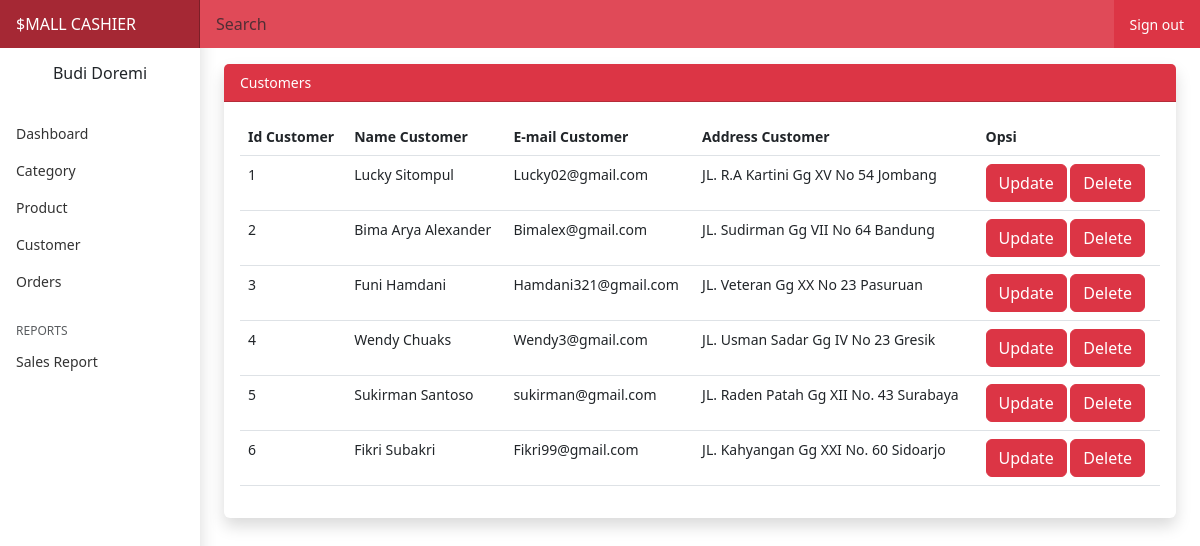
Screenshot of /warehouse/index.php?page=customer (signed in) with the database file from the repository.
### tables this page shows
CREATE TABLE `customer` (
  `id_customer` int NOT NULL,
  `name_customer` varchar(100) NOT NULL,
  `email_customer` varchar(100) NOT NULL,
  `address_-customer` varchar(100) NOT NULL
);

### warehouse/customer.php (the view)
<div class="my-3 card border-0 shadow">
    <div class="card-header bg-danger text-white">Customers</div>
    <div class="card-body">
        <table class="table">
            <thead>
                <tr>
                    <th>Id Customer</th>
                    <th>Name Customer</th>
                    <th>E-mail Customer</th>
                    <th>Address Customer</th>
                    <th>Opsi</th>
                </tr>
            </thead>
            <?php
            $query = "SELECT * FROM customer";
            $result = mysqli_query($conn, $query);
            ?>
            <?php while ($data = mysqli_fetch_array($result)) : ?>
                <tbody>
                    <tr>
                        <td>
                            <?php echo $data['id_customer']; ?>
                        </td>
                        <td>
                            <?php echo $data['name_customer']; ?>
                        </td>
                        <td>
                            <?php echo $data['email_customer']; ?>
                        </td>
                        <td>
                            <?php echo $data['address_-customer']; ?>
                        </td>
                        <td>
                            <a href="#" class="btn btn-danger">Update</a>
                            <a href="#" class="btn btn-danger">Delete</a>
                        </td>
                    </tr>
                <?php endwhile ?>
                </tbody>
        </table>
    </div>
</div>

### src/css/dashboard.css (style rules this page uses)
body { font-size: .875rem; }

### rows the page displays
customer: id_customer "1", name_customer "Lucky Sitompul", email_customer "Lucky02@gmail.com", value "JL. R.A Kartini Gg XV No 54 Jombang"
customer: id_customer "2", name_customer "Bima Arya Alexander", email_customer "Bimalex@gmail.com", value "JL. Sudirman Gg VII No 64 Bandung"
customer: id_customer "3", name_customer "Funi Hamdani", email_customer "Hamdani321@gmail.com", value "JL. Veteran Gg XX No 23 Pasuruan"
customer: id_customer "4", name_customer "Wendy Chuaks", email_customer "Wendy3@gmail.com", value "JL. Usman Sadar Gg IV No 23 Gresik"
customer: id_customer "5", name_customer "Sukirman Santoso", email_customer "sukirman@gmail.com", value "JL. Raden Patah Gg XII No. 43 Surabaya"
customer: id_customer "6", name_customer "Fikri Subakri", email_customer "Fikri99@gmail.com", value "JL. Kahyangan Gg XXI No. 60 Sidoarjo"

### other values shown
$_SESSION['user']['name_user'] "Budi Doremi"
